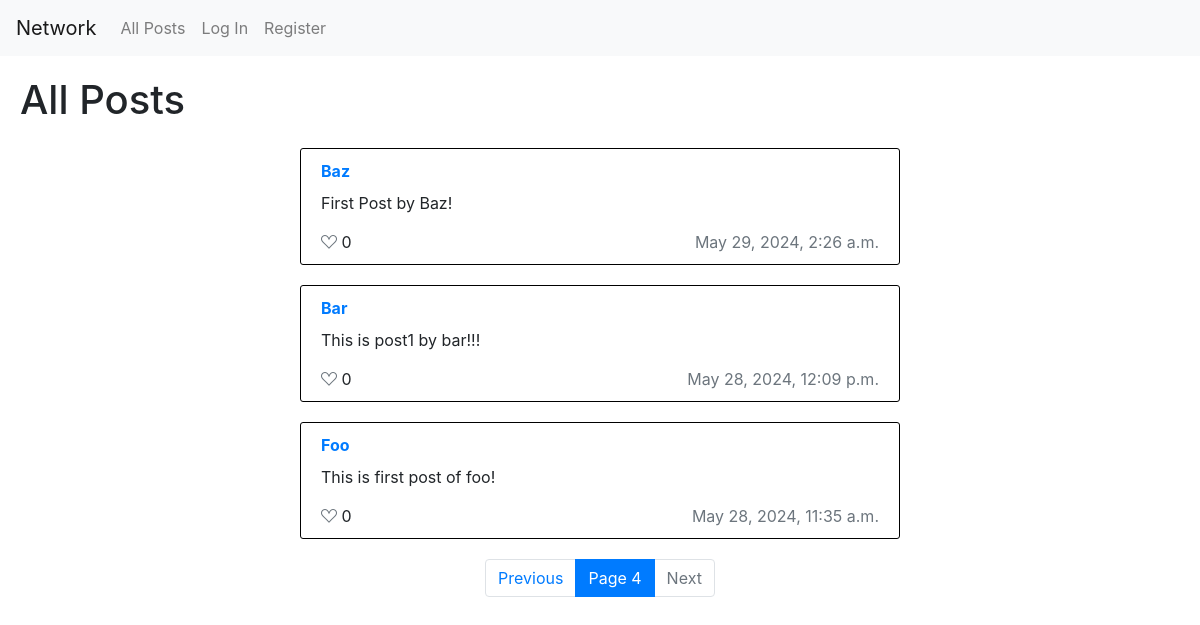
/?page=4, run on the app's committed database.
### network/models.py (models this page shows, shortened)
class Post(models.Model):
    poster = models.ForeignKey(User, on_delete=models.CASCADE, related_name="posts")
    content = models.TextField()
    date_created = models.DateTimeField(auto_now_add=True)
    liked_users = models.ManyToManyField(User, related_name="liked_posts", blank=True)

class User(AbstractUser):
    following = models.ManyToManyField("self", related_name="followers", symmetrical=False, blank=True)
    pass

### network/views.py (the view)
# urls.py: path("", views.index, name="index"),
def index(request):
    all_posts = Post.objects.all().order_by("-date_created")
    posts =  Paginator(all_posts, per_page=10)
    page = request.GET.get("page") or 1
    return render(request, "network/index.html", {
        "posts":posts.get_page(page),
    })

### network/templates/network/index.html (shortened to what this page needs)
{% extends "network/layout.html" %}
{% load static %}
{% block body %}
    <h1 class="mb-4"> All Posts </h1>
    <div id="all-posts">
        {% for post in posts %}
            <div class="post" data-post_id={{post.id}}>
                <div class="content-above-div" >
                    <a class="font-weight-bolder text-capitalize" href="{% url 'user_profile' post.poster.username %}"> {{ post.poster }} </a>
                </div>
                <div class="content"> {{ post.content }} </div>
                <div class="content-below-div">
                    <div class="likes">
                        {% if user.is_authenticated %}
                            {% if request.user in post.liked_users.all %}
                                <i class="bi bi-suit-heart-fill" data-like_url="{% url 'like_post' post.id %}"></i>
                            {% else %}
                                <i class="bi bi-suit-heart" data-like_url="{% url 'like_post' post.id %}"></i>
                            {% endif %}
                        {% else %}
                            <i class="bi bi-suit-heart text-muted"></i>
                        {% endif %}
                            <span class="likes-count"> {{ post.liked_users.count }} </span>
                    </div>
                    <div class="text-muted"> {{post.date_created}}</div>
                </div>
            </div>
        {% endfor %}
    </div>
    <nav aria-label="Page navigation example">
        <ul class="pagination justify-content-center">
            {% if posts.has_previous %}
                <li class="page-item"><a class="page-link" href="?page={{posts.previous_page_number}}">Previous</a></li>
            {% else %}
                <li class="page-item disabled"><a class="page-link">Previous</a></li>
            {% endif %}
            <li class="page-item active"><a class="page-link"> Page {{ posts.number }} </a></li>
            {% if posts.has_next %}
                <li class="page-item"><a class="page-link" href="?page={{posts.next_page_number}}">Next</a></li>
            {% else %}
                <li class="page-item disabled"><a class="page-link">Next</a></li>
            {% endif %}
        </ul>
    </nav>
{% endblock %}

### network/static/network/styles.css (style rules this page uses)
.post { margin: 20px auto; padding: 10px 20px; border: 1px solid black; border-radius: 3px; max-width: 600px; }
.content-above-div { padding-bottom: 8px; display: flex; flex-direction: row; justify-content: space-between; }
.content-below-div { padding-top: 15px; display: flex; flex-direction: row; justify-content: space-between; }
i { color: red; }

### data on the page
Post: poster "Baz", content "First Post by Baz!", liked_users.count "0", date_created "May 29, 2024, 2:26 a.m."
Post: poster "Bar", content "This is post1 by bar!!!", liked_users.count "0", date_created "May 28, 2024, 12:09 p.m."
Post: poster "Foo", content "This is first post of foo!", liked_users.count "0", date_created "May 28, 2024, 11:35 a.m."

### other printed values
{{ posts.number }} "4"
